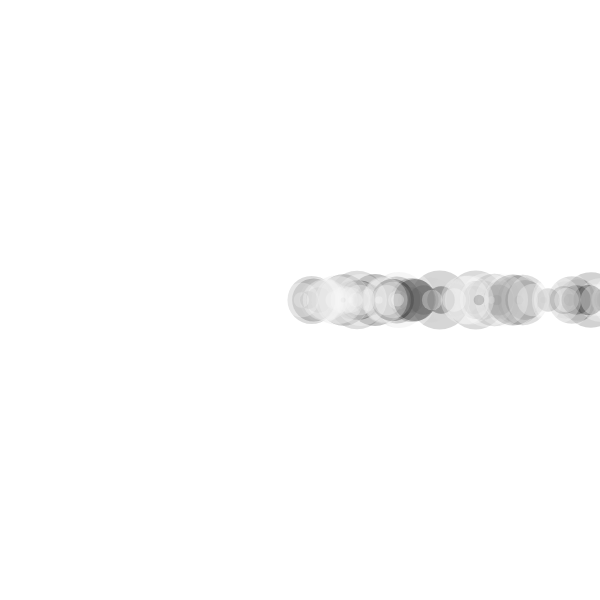
Frame 1 (no input)
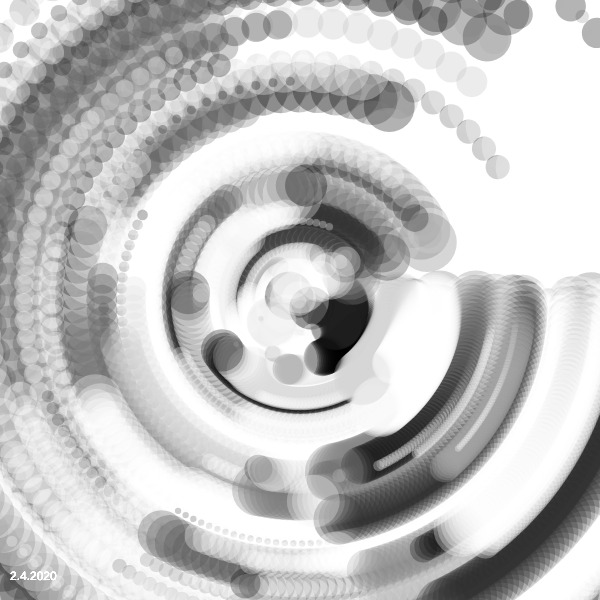
Frame 60 (no input)
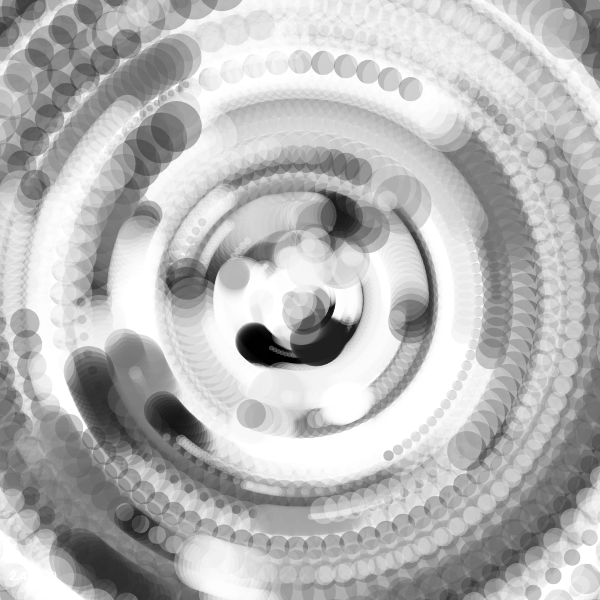
Frame 120 (the mouse pressed at the canvas centre since frame 60)

The p5.js sketch that drew these frames (run headless with seeded random() and noise() and a simulated clock; from frame 60 on, the mouse is pressed at the canvas centre):

// p5.js sketch
// ── sketch.js
//Based off the particle system example on p5.js

let spin;

let spins = [];

function setup() {
  createCanvas(600, 600);
   colorMode(HSB);
  // Initialize all values
  for (let i = 0; i < 200; i++) {
    var dir = -1;
    if(i%2 == 0){
      dir = 1;
    }
    spin = new Spinner(createVector(width/2, height/2), random(0, 400), dir, 0, random(0.01, 0.1), random(0, 200));
    spins.push(spin);
  }

 
}

function draw() {
  // Convert polar to cartesian
  for (let i = 0; i < spins.length; i++) {
    spins[i].run();
  }
  fill(255);
  text("2.4.2020", 10, height - 20);
}

class Spinner{
 constructor(center, radius, direction, theta, vel, hue) {
    this.x = 0;
    this.y = 0; 
    this.center = center;
    this.radius = radius;
    this.direction = direction;
    this.theta = theta;
    this.vel = vel;
    this.hue = hue;
    this.color = color(hue, 0.3);
    this.size = random(5, 60);
  }
  update(){
    this.x= (this.radius * cos(this.theta) + this.center.x);
    this.y = (this.radius * sin(this.theta) + this.center.y);
    this.theta += this.vel;
    // this.size += cos(this.theta)*2;
  }
  display(){
    fill(this.color);
    noStroke();
    ellipse(this.x, this.y, this.size, this.size);
  }
  run(){
    this.update();
    this.display();
  }
};
